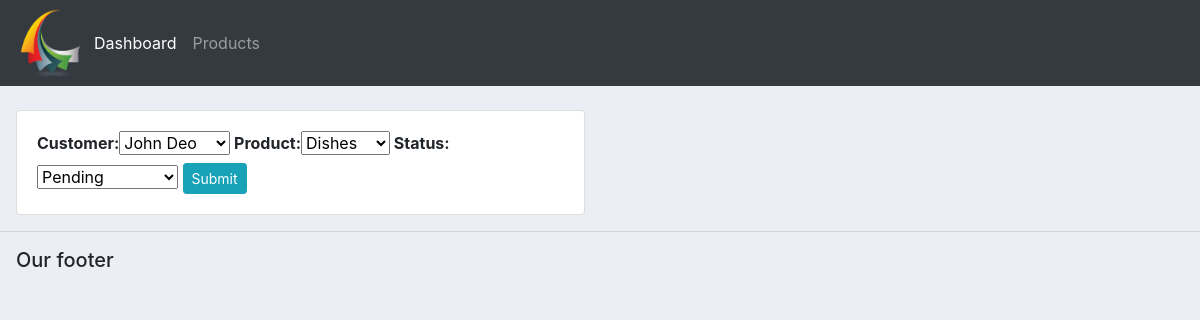
Page /update_order/1/ on the earlier database version.
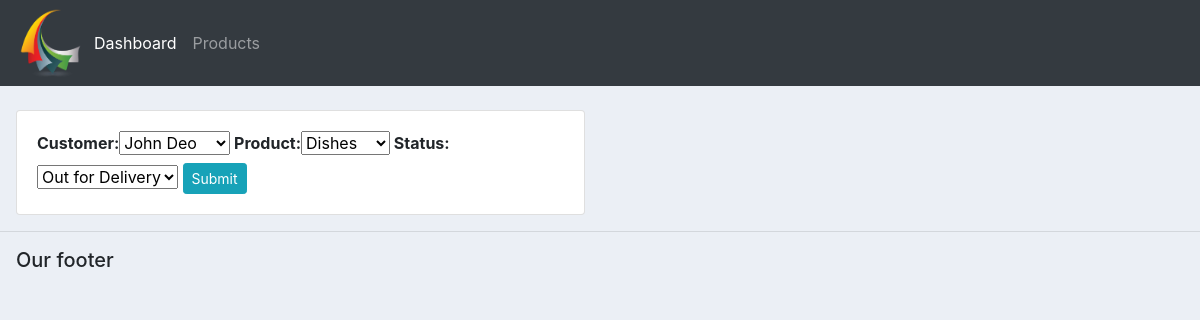
Same page on the later database version.
### accounts/models.py (models this page shows)
class Order(models.Model):
    STATUS = (  ('Pending', 'Pending'),
                ('Out for Delivery', 'Out for Delivery'),
                ('Delivered', 'Delivered')
             )
    customer = models.ForeignKey(Customer, null=True, on_delete=models.SET_NULL)
    product = models.ForeignKey(Product, null=True, on_delete=models.SET_NULL)
    date_created = models.DateTimeField(auto_now_add=True, null=True)
    status = models.CharField(max_length=200, null=True, choices=STATUS)

### accounts/views.py (the view)
# urls.py: path('update_order/<str:pk>/', views.updateOrder, name='update_order'),
def updateOrder(request, pk):
    order = Order.objects.get(id=pk)
    form = OrderForm(instance=order)
    if request.method == 'POST':
        form = OrderForm(request.POST, instance=order)
        if form.is_valid():
            form.save()
            return redirect('/')
    context = {'form':form}
    return render(request, 'accounts/order_form.html', context)

### accounts/forms.py
class OrderForm(ModelForm):
    class Meta:
        model = Order
        fields = '__all__'

### accounts/models.py (called while the page is built)
    def __str__(self):
        return self.name

    def __str__(self):
        return self.name

### accounts/templates/accounts/order_form.html (shortened to what this page needs)
{% extends 'accounts/main.html' %}
{% load static %}
{% block content %}
<br>
<div class="row pl-3 pr-3">
  <div class="col-md-6">
    <div class="card card-body">
      <form class="" action="" method="post">
        <b>{{form}}</b>
        <input class="btn btn-sm btn-info" type="submit" name="Submit">
      </form>
    </div>
  </div>
</div>
{% endblock %}

Differences in the rows shown:
changed Order "John Deo": status "Pending" → "Out for Delivery"
